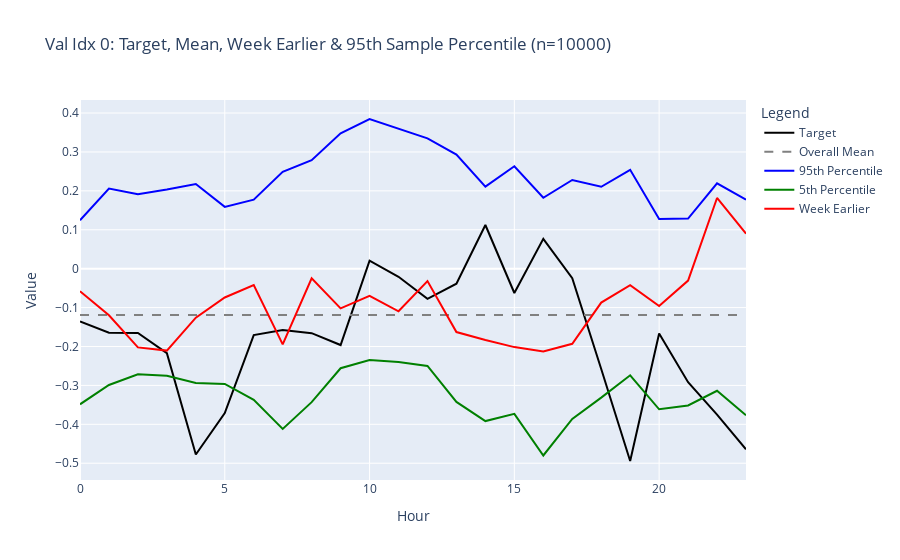

The cell this chart's notebook holds for it:
### Code cell
fig = plot_val_95percentile_with_week_earlier(model, X, val_dataset, latent_dim, 0)
if fig: fig.show()

### Figure 1 — Plotly figure (JSON) as saved in the notebook; plotly's stock layout.template omitted (floating-point values rounded to 4 significant figures)
{"data": [{"line": {"color": "black", "width": 2}, "name": "Target", "type": "scatter", "y": [-0.1356, -0.1646, -0.1653, -0.2171, -0.4777, -0.3711, -0.1707, -0.1577, -0.1658, -0.1963, 0.0207, -0.0209, -0.0774, -0.0385, 0.1122, -0.0625, 0.0766, -0.0245, -0.2579, -0.4943, -0.1664, -0.2919, -0.3752, -0.4644]}, {"line": {"color": "grey", "dash": "dash", "width": 2}, "name": "Overall Mean", "type": "scatter", "y": [-0.1189, -0.1189, -0.1189, -0.1189, -0.1189, -0.1189, -0.1189, -0.1189, -0.1189, -0.1189, -0.1189, -0.1189, -0.1189, -0.1189, -0.1189, -0.1189, -0.1189, -0.1189, -0.1189, -0.1189, -0.1189, -0.1189, -0.1189, -0.1189]}, {"line": {"color": "blue", "width": 2}, "name": "95th Percentile", "type": "scatter", "y": [0.1244, 0.2058, 0.1915, 0.2034, 0.2175, 0.1588, 0.1773, 0.2488, 0.2788, 0.3479, 0.3847, 0.3592, 0.3349, 0.2933, 0.2109, 0.2631, 0.1823, 0.2279, 0.2105, 0.254, 0.1278, 0.1288, 0.2194, 0.1771]}, {"line": {"color": "green", "width": 2}, "name": "5th Percentile", "type": "scatter", "y": [-0.3486, -0.299, -0.2713, -0.2753, -0.2936, -0.2961, -0.337, -0.4119, -0.3431, -0.2559, -0.2347, -0.2399, -0.2501, -0.3425, -0.3916, -0.3731, -0.4801, -0.386, -0.3314, -0.274, -0.3614, -0.3516, -0.3139, -0.3766]}, {"line": {"color": "red", "width": 2}, "name": "Week Earlier", "type": "scatter", "y": [-0.058, -0.1198, -0.2023, -0.2106, -0.126, -0.074, -0.0419, -0.1945, -0.0249, -0.1021, -0.0697, -0.1095, -0.032, -0.1629, -0.1833, -0.2016, -0.2126, -0.1932, -0.0872, -0.0422, -0.0959, -0.0306, 0.1817, 0.09]}], "layout": {"legend": {"title": {"text": "Legend"}}, "title": {"text": "Val Idx 0: Target, Mean, Week Earlier & 95th Sample Percentile (n=10000)"}, "xaxis": {"title": {"text": "Hour"}}, "yaxis": {"title": {"text": "Value"}}}}
